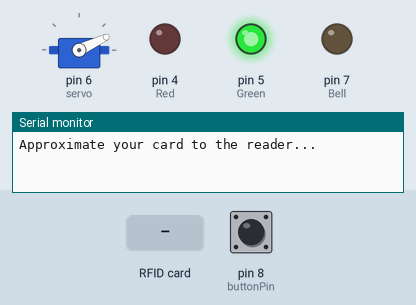
This sketch was run on a simulated Arduino Uno, built with avr-gcc and run on an emulated ATmega328P. On the bench: servo, output pins drawn as LEDs (lit = HIGH), the last lines printed to the serial monitor. Dashed ring = blinking. The inputs (shaded band) are chosen by the test bench; at power-on: pin 8 (buttonPin) LOW. Pins used as bus, display or sensor lines are not drawn.

Above: at 1.2 s.
1.3 s: RFID card 5E 7A 19 C4 held to the reader
At 1.56 s:
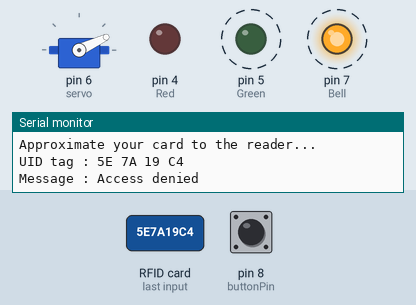
4.3 s: RFID card C0 00 04 15 held to the reader
At 5.5 s:
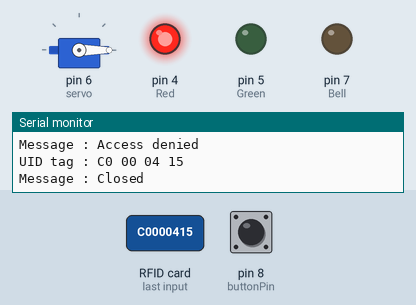
6.0 s: RFID card 47 99 B2 DD held to the reader
At 6.1 s:
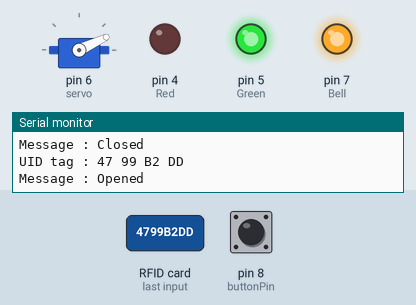
7.7 s: pin 8 (buttonPin) pulled HIGH for 0.15 s
At 8.3 s:
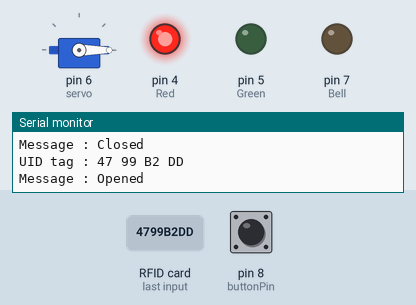
9.4 s: RFID card 5E 7A 19 C4 held to the reader
At 9.67 s:
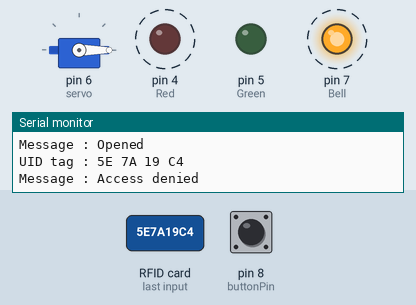
12.4 s: pin 8 (buttonPin) pulled HIGH for 1 s
At 13.8 s:
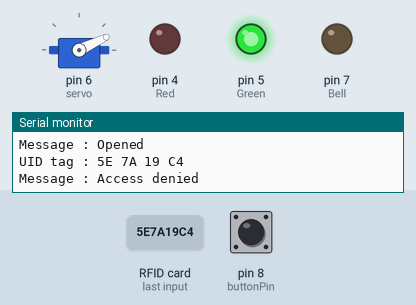
Timing chart, 0 to 34.9 s (numbered marks = the images above; inputs shaded):
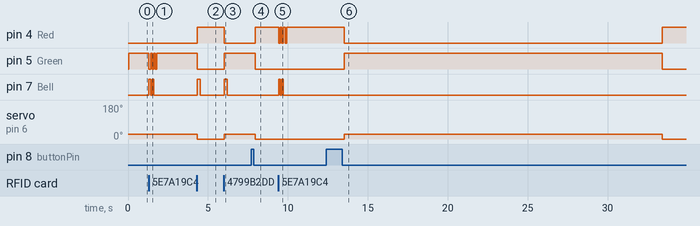

The sketch:

DoorLockRFID.ino
```cpp
#include <SPI.h>
#include <MFRC522.h>
#include <Servo.h>

#define SS_PIN 10
#define RST_PIN 9

int Red = 4;
int Green = 5;
int Bell = 7;
int buttonState = 0;
int lastButtonState = 0;

unsigned long interval = 20000; // the time we need to wait
unsigned long previousMillis; // millis() returns an unsigned long.
unsigned long currentMillis;


MFRC522 mfrc522(SS_PIN, RST_PIN);   // Create MFRC522 instance.
Servo servo;
int pos = 0;
const int buttonPin = 8;
int sensorVal;
int counter = 0;
int stat;


void setup()
{
  Serial.begin(9600);   // Initiate a serial communication
  SPI.begin();      // Initiate  SPI bus
  mfrc522.PCD_Init();   // Initiate MFRC522
  Serial.println("Approximate your card to the reader...");
  Serial.println();
  servo.attach(6);
  servo.write(0);
  pinMode(buttonPin, INPUT);
  pinMode(Red, OUTPUT);
  pinMode(Green, OUTPUT);
  pinMode(Bell, OUTPUT);
}

void loop()
{

  buttonState = digitalRead(buttonPin);
  if (buttonState != lastButtonState) {
    if (buttonState == LOW)
    {
      counter++;
      delay(100);
    }
  }
  lastButtonState = buttonState;

  if (counter == 0) {
    servo.write (25);
    digitalWrite(Green, HIGH);
    digitalWrite(Red, LOW);
    currentMillis = millis();
    if ((unsigned long)(currentMillis - previousMillis) >= interval) {
      counter = 1;
    }
  }

  else if (counter == 1) {
    servo.write(0);
    digitalWrite(Green, LOW);
    digitalWrite(Red, HIGH);
    previousMillis = millis();
  }

  else
    counter = 0;

  // Look for new cards
  if ( ! mfrc522.PICC_IsNewCardPresent())
  {
    return;
  }
  // Select one of the cards
  if ( ! mfrc522.PICC_ReadCardSerial())
  {
    return;
  }
  //Show UID on serial monitor
  Serial.print("UID tag :");
  String content = "";
  byte letter;
  for (byte i = 0; i < mfrc522.uid.size; i++)
  {
    Serial.print(mfrc522.uid.uidByte[i] < 0x10 ? " 0" : " ");
    Serial.print(mfrc522.uid.uidByte[i], HEX);
    content.concat(String(mfrc522.uid.uidByte[i] < 0x10 ? " 0" : " "));
    content.concat(String(mfrc522.uid.uidByte[i], HEX));
  }
  Serial.println();
  Serial.print("Message : ");
  content.toUpperCase();
  if (content.substring(1) == "C0 00 04 15" || content.substring(1) == "47 99 B2 DD" || content.substring(1) == "97 9F 65 DD" || content.substring(1) == "77 7D 67 DD" || content.substring(1) == "B7 45 F4 DD" || content.substring(1) == "A7 B1 62 DD" || content.substring(1) == "47 19 67 DD" || content.substring(1) == "37 AA 61 DD" || content.substring(1) == "27 2A 64 DD" || content.substring(1) == "F7 59 6C DD" || content.substring(1) == "E7 BD 60 DD" || content.substring(1) == "01 02 03 04" || content.substring(1) == "5D 5F EE C5") //change here the UID of the card/cards that you want to give access
  {
    if (counter == 1) {
      Serial.println("Opened");
      servo.write (25);
      digitalWrite(Green, HIGH);
      digitalWrite(Red, LOW);
      counter = 0;
      digitalWrite(Bell, HIGH);
      delay(200);
      digitalWrite(Bell, LOW);
      delay(500);

      currentMillis = millis();
      if ((unsigned long)(currentMillis - previousMillis) >= interval) {
        counter = 1;
      }
    }

    else {
      Serial.println("Closed");
      servo.write(0);
      digitalWrite(Green, LOW);
      digitalWrite(Red, HIGH);
      counter = 1;
      digitalWrite(Bell, HIGH);
      delay(200);
      digitalWrite(Bell, LOW);
      delay(500);
      previousMillis = millis();
    }
  }

  else   {

    if (counter == 0) {
      Serial.println("Access denied");
      digitalWrite(Bell, HIGH);
      digitalWrite(Green, LOW);
      delay(100);
      digitalWrite(Bell, LOW);
      digitalWrite(Green, HIGH);
      delay(100);
      digitalWrite(Bell, HIGH);
      digitalWrite(Green, LOW);
      delay(100);
      digitalWrite(Bell, LOW);
      digitalWrite(Green, HIGH);
      delay(100);
      digitalWrite(Green, LOW);
      delay(100);
      digitalWrite(Green, HIGH);
      delay(500);
    }

    else {
      Serial.println("Access denied");
      digitalWrite(Bell, HIGH);
      digitalWrite(Red, LOW);
      delay(100);
      digitalWrite(Bell, LOW);
      digitalWrite(Red, HIGH);
      delay(100);
      digitalWrite(Bell, HIGH);
      digitalWrite(Red, LOW);
      delay(100);
      digitalWrite(Bell, LOW);
      digitalWrite(Red, HIGH);
      delay(100);
      digitalWrite(Red, LOW);
      delay(100);
      digitalWrite(Red, HIGH);
      delay(500);
    }
  }


}
```

Measured:
- after the input at 1.3 s, pin 5 (Green): alternates HIGH for 0.10 s and LOW for 0.10 s, 6 changes in all, then stays HIGH, starting at once; pin 7 (Bell): alternates HIGH for 0.10 s and LOW for 0.10 s, 4 changes in all, then stays LOW, starting at once
- after the input at 4.3 s, pin 4 (Red): LOW → HIGH at once; pin 5 (Green): HIGH → LOW at once; pin 7 (Bell): LOW → HIGH at once, → LOW 0.20 s later; servo on pin 6 (servo): 25° → 0° at once
- after the input at 6.0 s, pin 4 (Red): HIGH → LOW at once; pin 5 (Green): LOW → HIGH at once; pin 7 (Bell): LOW → HIGH at once, → LOW 0.20 s later; servo on pin 6 (servo): 0° → 25° at once
- after the input at 7.7 s, pin 4 (Red): LOW → HIGH after 0.26 s; pin 5 (Green): HIGH → LOW after 0.26 s; servo on pin 6 (servo): 25° → 0° after 0.26 s
- after the input at 9.4 s, pin 4 (Red): alternates HIGH for 0.10 s and LOW for 0.10 s, 6 changes in all, then stays HIGH, starting at once; pin 7 (Bell): alternates HIGH for 0.10 s and LOW for 0.10 s, 4 changes in all, then stays LOW, starting at once
- after the input at 12.4 s, pin 4 (Red): HIGH → LOW after 1.1 s, → HIGH 19.9 s later; pin 5 (Green): LOW → HIGH after 1.1 s, → LOW 19.9 s later; servo on pin 6 (servo): 0° → 25° after 1.1 s, → 0° 19.9 s later
